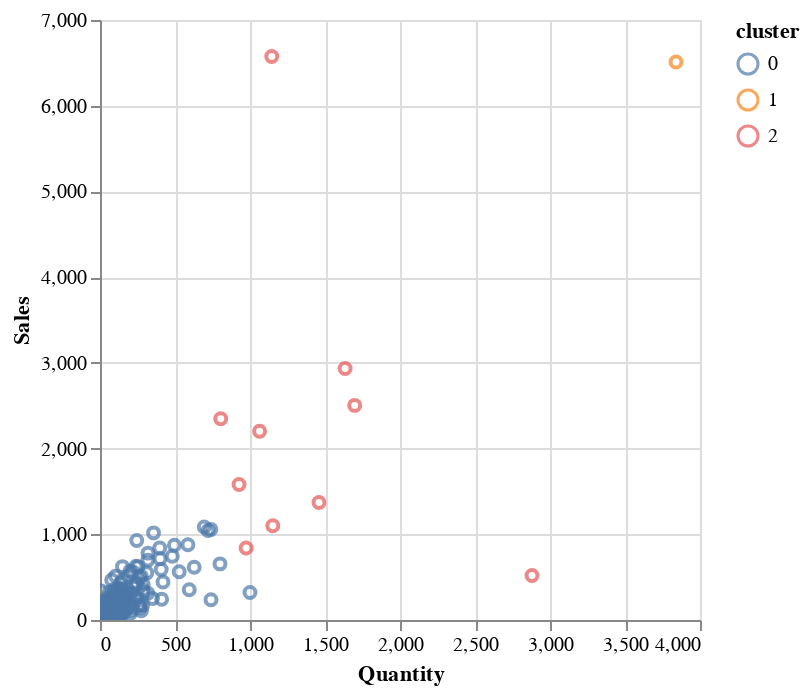

Source (notebook cell):
### Code cell
grouped_df.plot.scatter("Quantity", "Sales", color="cluster:N")

### Figure 1 — Vega specification as saved in the notebook (floating-point values rounded to 4 significant figures; data arrays with more than 128 entries replaced by an {"elided": "..."} marker saying what was removed)
{"$schema": "https://vega.github.io/schema/vega/v5.json", "data": [{"name": "param_1_store"}, {"name": "source_0", "values": {"elided": "2368 records"}}, {"name": "source_0_x_domain_Quantity", "values": [{"min": 1, "max": 3840}]}, {"name": "source_0_y_domain_Sales", "values": [{"min": 0.001, "max": 6575.0}]}, {"name": "source_0_color_domain_cluster", "values": [{"cluster": 0}, {"cluster": 2}, {"cluster": 1}]}], "signals": [{"name": "unit", "value": {}, "on": [{"events": "pointermove", "update": "isTuple(group()) ? group() : unit"}]}, {"name": "param_1", "update": "vlSelectionResolve(\"param_1_store\", \"union\")"}, {"name": "param_1_Quantity", "on": [{"events": [{"source": "view", "type": "dblclick"}], "update": "null"}, {"events": {"signal": "param_1_translate_delta"}, "update": "panLinear(param_1_translate_anchor.extent_x, -param_1_translate_delta.x / width)"}, {"events": {"signal": "param_1_zoom_delta"}, "update": "zoomLinear(domain(\"x\"), param_1_zoom_anchor.x, param_1_zoom_delta)"}]}, {"name": "param_1_Sales", "on": [{"events": [{"source": "view", "type": "dblclick"}], "update": "null"}, {"events": {"signal": "param_1_translate_delta"}, "update": "panLinear(param_1_translate_anchor.extent_y, param_1_translate_delta.y / height)"}, {"events": {"signal": "param_1_zoom_delta"}, "update": "zoomLinear(domain(\"y\"), param_1_zoom_anchor.y, param_1_zoom_delta)"}]}, {"name": "param_1_tuple", "on": [{"events": [{"signal": "param_1_Quantity || param_1_Sales"}], "update": "param_1_Quantity && param_1_Sales ? {unit: \"\", fields: param_1_tuple_fields, values: [param_1_Quantity,param_1_Sales]} : null"}]}, {"name": "param_1_tuple_fields", "value": [{"field": "Quantity", "channel": "x", "type": "R"}, {"field": "Sales", "channel": "y", "type": "R"}]}, {"name": "param_1_translate_anchor", "value": {}, "on": [{"events": [{"source": "scope", "type": "pointerdown"}], "update": "{x: x(unit), y: y(unit), extent_x: domain(\"x\"), extent_y: domain(\"y\")}"}]}, {"name": "param_1_translate_delta", "value": {}, "on": [{"events": [{"source": "window", "between": [{"source": "scope", "type": "pointerdown"}, {"source": "window", "type": "pointerup"}], "type": "pointermove", "consume": true}], "update": "{x: param_1_translate_anchor.x - x(unit), y: param_1_translate_anchor.y - y(unit)}"}]}, {"name": "param_1_zoom_anchor", "on": [{"events": [{"source": "scope", "type": "wheel", "consume": true}], "update": "{x: invert(\"x\", x(unit)), y: invert(\"y\", y(unit))}"}]}, {"name": "param_1_zoom_delta", "on": [{"events": [{"source": "scope", "type": "wheel", "consume": true}], "update": "pow(1.001, event.deltaY * pow(16, event.deltaMode))", "force": true}]}, {"name": "param_1_modify", "on": [{"events": {"signal": "param_1_tuple"}, "update": "modify(\"param_1_store\", param_1_tuple, true)"}]}], "marks": [{"type": "symbol", "name": "marks", "from": {"data": "source_0"}, "encode": {"update": {"tooltip": {"signal": "{\"Quantity\": format(datum[\"Quantity\"], \"\"), \"Sales\": format(datum[\"Sales\"], \"\"), \"cluster\": isValid(datum[\"cluster\"]) ? datum[\"cluster\"] : \"\"+datum[\"cluster\"]}"}, "y": {"field": "Sales", "scale": "y"}, "opacity": {"value": 0.7}, "fill": {"value": "transparent"}, "x": {"field": "Quantity", "scale": "x"}, "stroke": {"field": "cluster", "scale": "color"}}}, "style": ["point"], "interactive": true, "clip": true}], "scales": [{"name": "x", "type": "linear", "domain": [{"signal": "(data(\"source_0_x_domain_Quantity\")[0] || {}).min"}, {"signal": "(data(\"source_0_x_domain_Quantity\")[0] || {}).max"}], "range": [0, {"signal": "width"}], "domainRaw": {"signal": "param_1[\"Quantity\"]"}, "zero": true, "nice": true}, {"name": "y", "type": "linear", "domain": [{"signal": "(data(\"source_0_y_domain_Sales\")[0] || {}).min"}, {"signal": "(data(\"source_0_y_domain_Sales\")[0] || {}).max"}], "range": [{"signal": "height"}, 0], "zero": true, "domainRaw": {"signal": "param_1[\"Sales\"]"}, "nice": true}, {"name": "color", "type": "ordinal", "domain": {"data": "source_0_color_domain_cluster", "field": "cluster", "sort": true}, "range": "category"}], "axes": [{"scale": "x", "aria": false, "tickCount": {"signal": "ceil(width/40)"}, "ticks": false, "zindex": 0, "labels": false, "grid": true, "orient": "bottom", "gridScale": "y", "minExtent": 0, "maxExtent": 0, "domain": false}, {"scale": "y", "domain": false, "minExtent": 0, "gridScale": "x", "maxExtent": 0, "labels": false, "aria": false, "tickCount": {"signal": "ceil(height/40)"}, "ticks": false, "grid": true, "orient": "left", "zindex": 0}, {"scale": "x", "tickCount": {"signal": "ceil(width/40)"}, "title": "Quantity", "labelFlush": true, "zindex": 0, "orient": "bottom", "grid": false, "labelOverlap": true}, {"scale": "y", "labelOverlap": true, "tickCount": {"signal": "ceil(height/40)"}, "zindex": 0, "orient": "left", "grid": false, "title": "Sales"}], "background": "white", "legends": [{"stroke": "color", "symbolType": "circle", "title": "cluster", "encode": {"symbols": {"update": {"fill": {"value": "transparent"}, "opacity": {"value": 0.7}}}}}], "padding": 5, "style": "cell", "width": 300, "height": 300}
